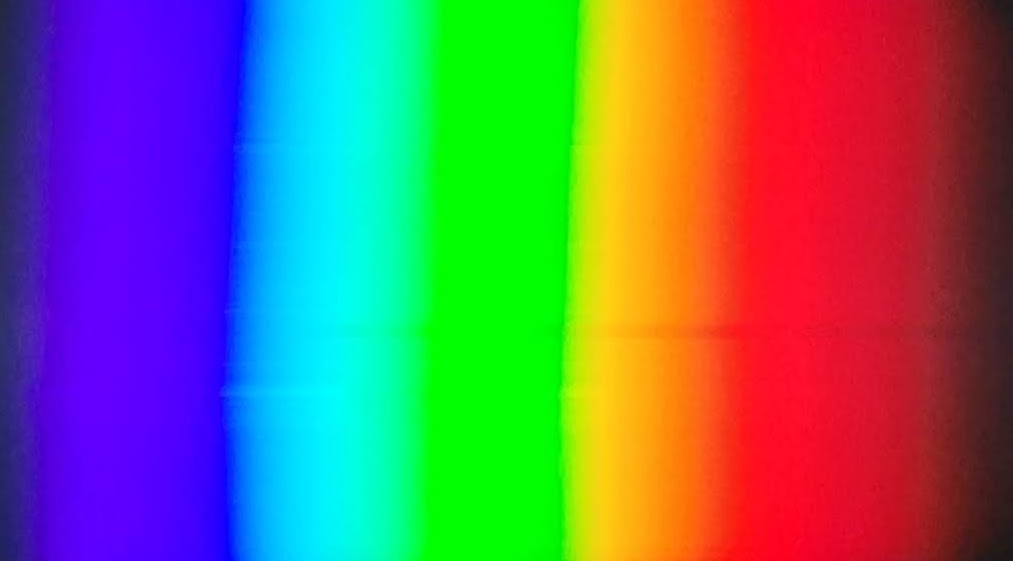
#> input picture images/태양광2.jpg, 1013 x 561 px
$ python spectrum.py
#> lines starting #> are read from the running program, lines starting #| are printed output that depends on the picture; long printed decimals are rounded
# 스펙트럼 이미지를 읽어들여 10등분한 다음 R,G,B성분을 더한 다음 상대도수를 얻어냄.
# PIL 설치하려면, pip install pillow
# 참고: https://www.geeksforgeeks.org/python-pil-getpixel-method/

# Importing Image from PIL package
from PIL import Image

# creating a image object


def analyze(filename):
#> called with filename = 'images/태양광2.jpg'
    block_count = 50
    im = Image.open(filename)
#> im is the input picture: PIL image 1013x561 RGB; mean R, G, B 109.1, 110.3, 108
    px = im.load()
    # print(px[4, 4])
    width, height = im.size
#> width = 1013; height = 561
    # print(f"image width={width}, height={height}")

    count = []
    w = int(width / block_count)
#> w = 20
    n = 0  # block의 번호
    for n in range(block_count):
        intensity = 0
        for dx in range(w):
            x = n*w + dx
            for y in range(height):
                intensity += px[x, y][0] + px[x, y][1] + px[x, y][2]  # R, G, B 를 더함
        # print(f"block={n}, intensity={intensity}")
        count.append(intensity)
#> after the loop, count = 50 values, max 5542015 at index 16, min 1504762 at index 49, mean 3704741.2

    # print(count)
    # 상대도수 구하기
    total = sum(count)
#> total = 185237059
    freq = []  # 상대도수
    for i in count:
        freq.append(i/total)
#> this loop made 50 passes
#> i on passes 1 to 12: 2198315, 2817442, 3300473, 3662282, 3900641, 3947373, 3914184, 3857508, 3780371, 3687976, 3510176, 3380966
#> after the loop, freq = 50 values, max 0.0299 at index 16, min 0.00812 at index 49, mean 0.02
    # print(freq)
    line = filename + ','
    for item in freq:
        line += str(item) + ','
#> this loop made 50 passes
#> item on passes 2 to 13: 0.0152, 0.0178, 0.0198, 0.0211, 0.0213, 0.0211, 0.0208, 0.0204, 0.0199, 0.0189, 0.0183, 0.0223
#> (item, line) on pass 1: (0.0119, 'images/태양광2.jpg,0.011867576671037517,')
    print(line)
#| images/태양광2.jpg,0.01187,0.01521,0.01782,0.01977,0.02106,0.02131,0.02113,0.02082,0.02041,0.01991,0.01895,0.01825,0.02234,0.02601,0.02803,0.02926,0.02992,0.02945,0.02821,0.0262,0.02294,0.01794,0.01559,0.01557

analyze('images/태양광2.jpg')
analyze('images/조명LED1.jpg')
#> call 2 of analyze, with filename = 'images/조명LED1.jpg'
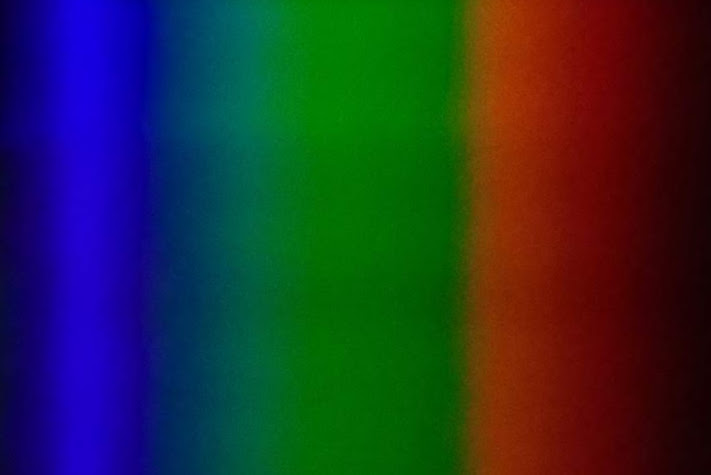
#> input picture images/조명LED1.jpg, 711 x 475 px
#> in analyze, im is the input picture: PIL image 711x475 RGB; mean R, G, B 38.3, 48.4, 51
#> after the loop in analyze (call 2), `for n in range(block_count):`: count = 50 values, max 1586682 at index 6, min 264487 at index 49, mean 926437.9
#> in analyze (call 2), `total = sum(count)`: total = 46321893
#> the loop in analyze (call 2), `for i in count:` made 50 passes
#> i on passes 1 to 12: 558115, 731958, 916161, 1152770, 1422092, 1584931, 1586682, 1468469, 1304682, 1140906, 1014687, 970320
#> after the loop in analyze (call 2), `for i in count:`: freq = 50 values, max 0.0343 at index 6, min 0.00571 at index 49, mean 0.02
#> the loop in analyze (call 2), `for item in freq:` made 50 passes
#> item on passes 2 to 13: 0.0158, 0.0198, 0.0249, 0.0307, 0.0342, 0.0343, 0.0317, 0.0282, 0.0246, 0.0219, 0.0209, 0.0208
#> (item, line) on pass 1: (0.012, 'images/조명LED1.jpg,0.012048622451591088,')
#| images/조명LED1.jpg,0.01205,0.0158,0.01978,0.02489,0.0307,0.03422,0.03425,0.0317,0.02817,0.02463,0.02191,0.02095,0.02081,0.0216,0.02267,0.02367,0.0244,0.0248,0.02421,0.02249,0.02059,0.01881,0.01731,0.01704
analyze('images/삼파장1.jpg')
#> call 3 of analyze, with filename = 'images/삼파장1.jpg'
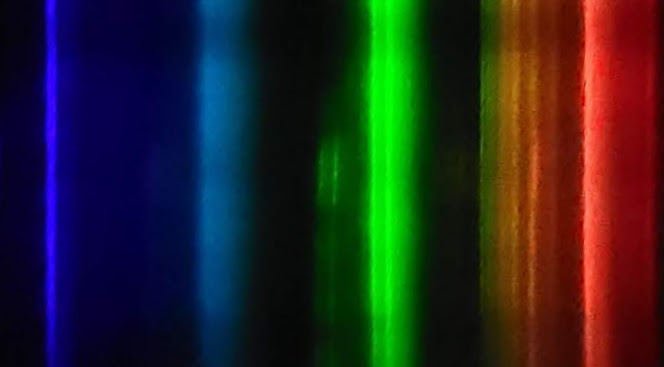
#> input picture images/삼파장1.jpg, 664 x 367 px
#> in analyze, im is the input picture: PIL image 664x367 RGB; mean R, G, B 38.1, 38.2, 35.4
#> after the loop in analyze (call 3), `for n in range(block_count):`: count = 50 values, max 1789297 at index 45, min 133198 at index 22, mean 536244.4
#> in analyze (call 3), `total = sum(count)`: total = 26812218
#> the loop in analyze (call 3), `for i in count:` made 50 passes
#> i on passes 1 to 12: 174827, 196118, 244223, 783045, 835307, 499588, 363018, 339424, 326843, 312645, 307289, 323744
#> after the loop in analyze (call 3), `for i in count:`: freq = 50 values, max 0.0667 at index 45, min 0.00497 at index 22, mean 0.02
#> the loop in analyze (call 3), `for item in freq:` made 50 passes
#> item on passes 2 to 13: 0.00731, 0.00911, 0.0292, 0.0312, 0.0186, 0.0135, 0.0127, 0.0122, 0.0117, 0.0115, 0.0121, 0.0121
#> (item, line) on pass 1: (0.00652, 'images/삼파장1.jpg,0.006520422890788073,')
#| images/삼파장1.jpg,0.00652,0.007315,0.009109,0.0292,0.03115,0.01863,0.01354,0.01266,0.01219,0.01166,0.01146,0.01207,0.01208,0.01245,0.01508,0.03032,0.03716,0.03093,0.02095,0.01184,0.007117,0.005528,0.004968,0.0052
analyze('images/형광등1.jpg')
#> call 4 of analyze, with filename = 'images/형광등1.jpg'
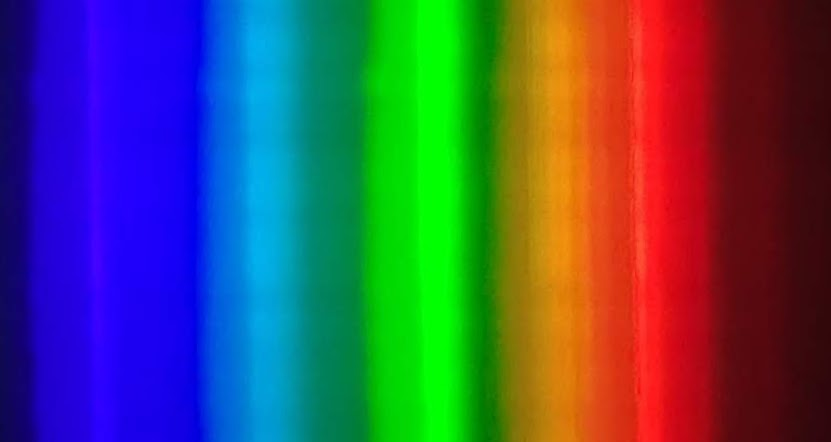
#> input picture images/형광등1.jpg, 831 x 442 px
#> in analyze, im is the input picture: PIL image 831x442 RGB; mean R, G, B 72.1, 79.2, 92
#> after the loop in analyze (call 4), `for n in range(block_count):`: count = 50 values, max 2780698 at index 16, min 611669 at index 49, mean 1766427.1
#> in analyze (call 4), `total = sum(count)`: total = 88321357
#> the loop in analyze (call 4), `for i in count:` made 50 passes
#> i on passes 1 to 12: 826290, 1033115, 1578247, 1781117, 1863689, 2057916, 2145377, 2020233, 1968548, 1942186, 1897490, 1811711
#> after the loop in analyze (call 4), `for i in count:`: freq = 50 values, max 0.0315 at index 16, min 0.00693 at index 49, mean 0.02
#> the loop in analyze (call 4), `for item in freq:` made 50 passes
#> item on passes 2 to 13: 0.0117, 0.0179, 0.0202, 0.0211, 0.0233, 0.0243, 0.0229, 0.0223, 0.022, 0.0215, 0.0205, 0.0206
#> (item, line) on pass 1: (0.00936, 'images/형광등1.jpg,0.00935549484367637,')
#| images/형광등1.jpg,0.009355,0.0117,0.01787,0.02017,0.0211,0.0233,0.02429,0.02287,0.02229,0.02199,0.02148,0.02051,0.02057,0.02487,0.02687,0.02992,0.03148,0.0294,0.02486,0.02019,0.01801,0.0166,0.01545,0.01594

# 태양광
# [0.0771044510131966, 0.10509779512328529, 0.12611088422623135, 0.1554355941369334, 0.09763247819965065, 0.08236249583733563, 0.12309439535883474, 0.10631051298784222, 0.07786737195914906, 0.04898402115754104]

# LED
# 0.10522852712735369, 0.15323840451152057, 0.10935410722554238, 0.1202303862468014, 0.09030314532376602, 0.08019054231817954, 0.10333698818174848, 0.12386894244801241, 0.07676696159302744, 0.03748199502404808]

# 삼파장
